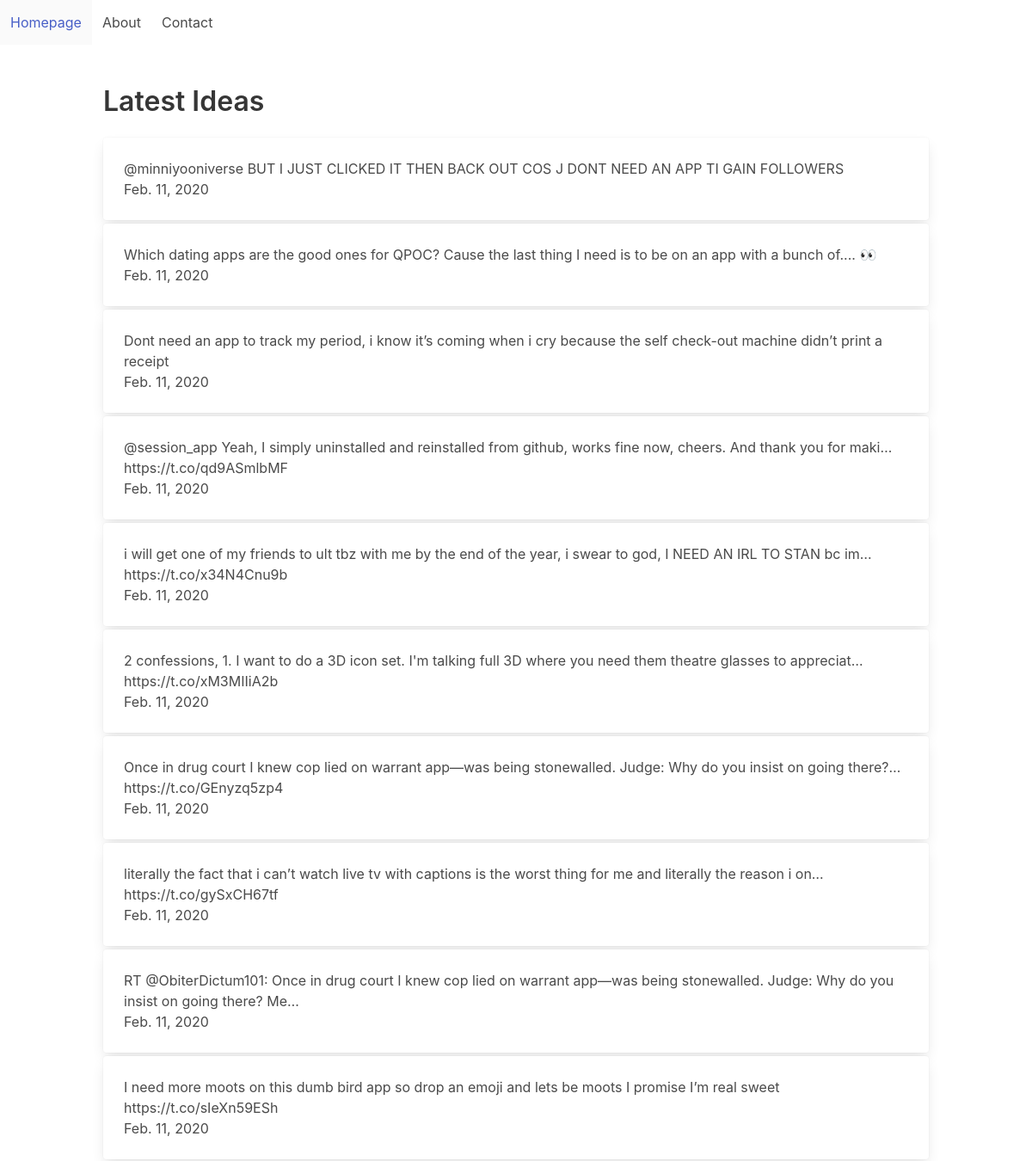
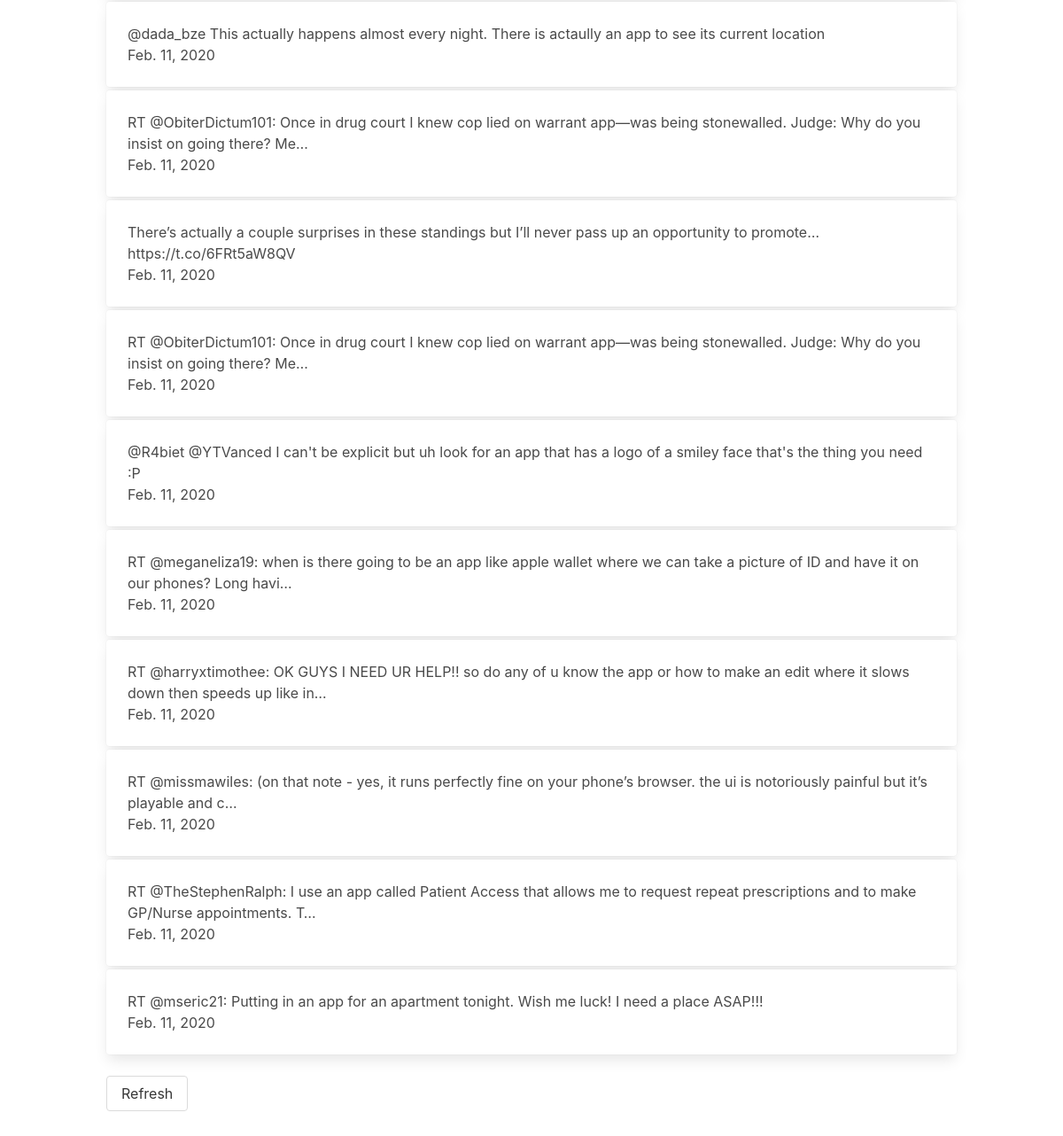
The page / on the database its author committed (2 pictures, top to bottom).
### homepage/models.py (models this page shows)
class TweetRef(models.Model):
    tweet_text = models.CharField(max_length=280)
    tweet_date = models.DateField()
    tweet_id = models.IntegerField(primary_key=True)

### homepage/views.py (the view)
# urls.py: path('', views.IndexView.as_view(), name="index"),
class IndexView(generic.ListView):
    template_name = 'homepage/index.html'
    context_object_name = 'tweet_list'
    def __init__(self, **kwargs):
        super().__init__(**kwargs)
    def get_queryset(self):
        return TweetRef.objects.all().order_by('-tweet_date')[:20]

### homepage/templates/homepage/index.html (shortened to what this page needs)
<!DOCTYPE html>
<html lang="en">
<head>
  <link rel="stylesheet" href="https://cdn.jsdelivr.net/npm/bulma@0.8.0/css/bulma.min.css">
</head>
<body>
    <nav class="navbar" role="navigation" aria-label="main navigation">
        <div class="navbar-menu">
            <div class="navbar-start">
                <a class="navbar-item" href="{% url 'homepage:index' %}">Homepage</a>
                <a class="navbar-item" href="{% url 'homepage:about' %}">About</a>
                <a class="navbar-item" href="{% url 'homepage:contact' %}">Contact</a>
            </div>
        </div>
    </nav>
    <section class="section">
        <div class="container">
            <article>
                <h1 class="title">Latest Ideas</h1>
                <ul class="content">
                    {% for tweet in tweet_list %}
                        <li>
                            <div class="card">
                                <div class="card-content">
                                    <div class="content">
                                        <div>{{ tweet.tweet_text }}</div>
                                        <div class="is-small"><time>{{ tweet.tweet_date }}</time></div>
                                    </div>
                                </div>
                            </div>
                        </li>
                    {% endfor %}
                </ul>
                <button class="button" onclick="location.href='{% url 'homepage:refresh' %}'">Refresh</button>
            </article>
        </div>
    </section>
</body>
</html>

### rows shown on the page
TweetRef: tweet_text "@minniyooniverse BUT I JUST CLICKED IT THEN BACK OUT COS J DONT NEED AN APP TI GAIN FOLLOWERS", tweet_date "Feb. 11, 2020"
TweetRef: tweet_text "Which dating apps are the good ones for QPOC? Cause the last thing I need is to be on an app with a bunch of.... 👀", tweet_date "Feb. 11, 2020"
TweetRef: tweet_text "Dont need an app to track my period, i know it’s coming when i cry because the self check-out machine didn’t print a receipt", tweet_date "Feb. 11, 2020"
TweetRef: tweet_text "@session_app Yeah, I simply uninstalled and reinstalled from github, works fine now, cheers. And thank you for maki… https://t.co/qd9ASmlbMF", tweet_date "Feb. 11, 2020"
TweetRef: tweet_text "i will get one of my friends to ult tbz with me by the end of the year, i swear to god, I NEED AN IRL TO STAN bc im… https://t.co/x34N4Cnu9b", tweet_date "Feb. 11, 2020"
TweetRef: tweet_text "2 confessions, 1. I want to do a 3D icon set. I'm talking full 3D where you need them theatre glasses to appreciat… https://t.co/xM3MIIiA2b", tweet_date "Feb. 11, 2020"
TweetRef: tweet_text "Once in drug court I knew cop lied on warrant app—was being stonewalled. Judge: Why do you insist on going there?… https://t.co/GEnyzq5zp4", tweet_date "Feb. 11, 2020"
TweetRef: tweet_text "literally the fact that i can’t watch live tv with captions is the worst thing for me and literally the reason i on… https://t.co/gySxCH67tf", tweet_date "Feb. 11, 2020"
TweetRef: tweet_text "RT @ObiterDictum101: Once in drug court I knew cop lied on warrant app—was being stonewalled. Judge: Why do you insist on going there? Me…", tweet_date "Feb. 11, 2020"
TweetRef: tweet_text "I need more moots on this dumb bird app so drop an emoji and lets be moots I promise I’m real sweet https://t.co/sIeXn59ESh", tweet_date "Feb. 11, 2020"
TweetRef: tweet_text "@dada_bze This actually happens almost every night. There is actaully an app to see its current location", tweet_date "Feb. 11, 2020"
TweetRef: tweet_text "RT @ObiterDictum101: Once in drug court I knew cop lied on warrant app—was being stonewalled. Judge: Why do you insist on going there? Me…", tweet_date "Feb. 11, 2020"
TweetRef: tweet_text "There’s actually a couple surprises in these standings but I’ll never pass up an opportunity to promote… https://t.co/6FRt5aW8QV", tweet_date "Feb. 11, 2020"
TweetRef: tweet_text "RT @ObiterDictum101: Once in drug court I knew cop lied on warrant app—was being stonewalled. Judge: Why do you insist on going there? Me…", tweet_date "Feb. 11, 2020"
TweetRef: tweet_text "@R4biet @YTVanced I can't be explicit but uh look for an app that has a logo of a smiley face that's the thing you need :P", tweet_date "Feb. 11, 2020"
TweetRef: tweet_text "RT @meganeliza19: when is there going to be an app like apple wallet where we can take a picture of ID and have it on our phones? Long havi…", tweet_date "Feb. 11, 2020"
TweetRef: tweet_text "RT @harryxtimothee: OK GUYS I NEED UR HELP!! so do any of u know the app or how to make an edit where it slows down then speeds up like in…", tweet_date "Feb. 11, 2020"
TweetRef: tweet_text "RT @missmawiles: (on that note - yes, it runs perfectly fine on your phone’s browser. the ui is notoriously painful but it’s playable and c…", tweet_date "Feb. 11, 2020"
TweetRef: tweet_text "RT @TheStephenRalph: I use an app called Patient Access that allows me to request repeat prescriptions and to make GP/Nurse appointments. T…", tweet_date "Feb. 11, 2020"
TweetRef: tweet_text "RT @mseric21: Putting in an app for an apartment tonight. Wish me luck! I need a place ASAP!!!", tweet_date "Feb. 11, 2020"
